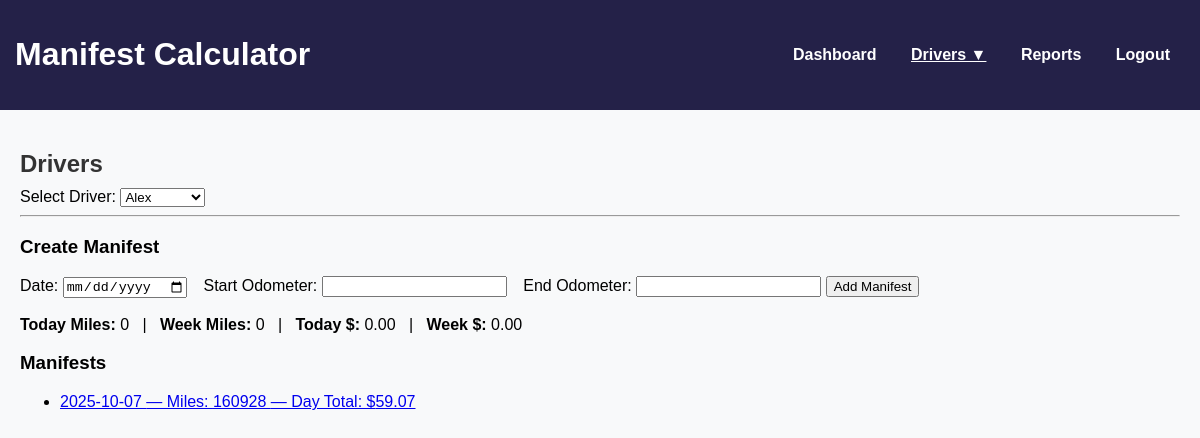
/drivers?driver=3, run on an earlier commit of the app's database.
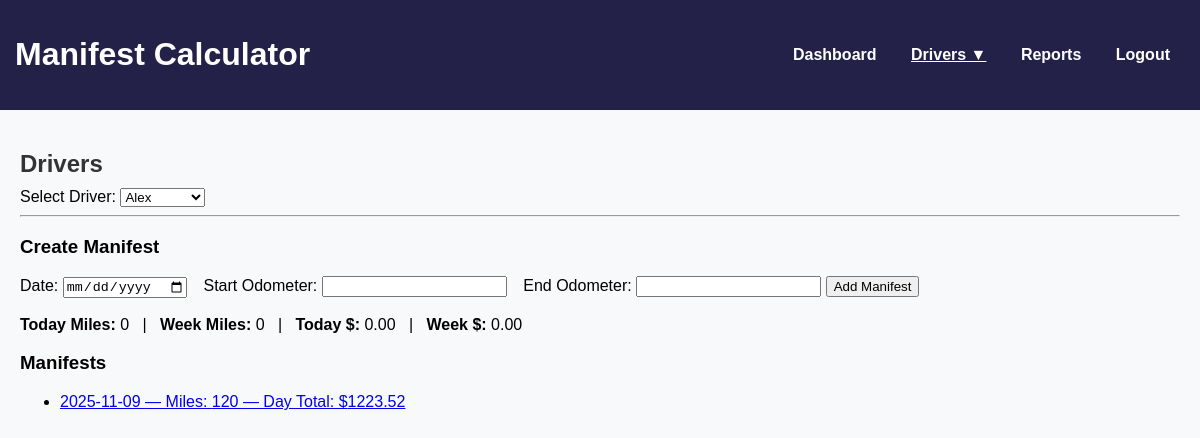
And on a later commit of the database.
### models.py (models this page shows)
class Manifest(db.Model):
    id = db.Column(db.Integer, primary_key=True)
    driver_id = db.Column(db.Integer, db.ForeignKey('driver.id'), nullable=False)
    date = db.Column(db.Date, nullable=False)
    start_odometer = db.Column(db.Integer)
    end_odometer = db.Column(db.Integer)
    total_miles = db.Column(db.Integer)
    day_total = db.Column(db.Float)  # sum of all stops
    driver = db.relationship('Driver', back_populates='manifests')
    stops = db.relationship('Stop', back_populates='manifest', cascade="all, delete-orphan")

### app.py (the view)
@app.route('/drivers', methods=['GET', 'POST'])
def drivers():
    all_drivers = Driver.query.order_by(Driver.name).all()
    selected_driver_id = request.form.get('driver') or request.args.get('driver')
    manifests = []
    totals = {'day_miles': 0, 'week_miles': 0, 'day_total': 0.0, 'week_total': 0.0}
    if selected_driver_id:
        manifests = Manifest.query.filter_by(driver_id=selected_driver_id).order_by(Manifest.date.asc()).all()
        today = datetime.today().date()
        start_of_week = today - timedelta(days=today.weekday())
        daily = [m for m in manifests if m.date == today]
        weekly = [m for m in manifests if start_of_week <= m.date <= today]
        totals['day_miles'] = sum(m.total_miles or 0 for m in daily)
        totals['week_miles'] = sum(m.total_miles or 0 for m in weekly)
        totals['day_total'] = sum(m.day_total or 0 for m in daily)
        totals['week_total'] = sum(m.day_total or 0 for m in weekly)
    return render_template(
        'drivers.html',
        drivers=all_drivers,
        selected_driver_id=selected_driver_id,
        manifests=manifests,
        totals=totals,
        active_page='drivers'
    )

### app.py (called while the page is built)
@app.context_processor
def inject_drivers():
    all_drivers = Driver.query.order_by(Driver.name).all()
    return dict(all_drivers=all_drivers)

### templates/drivers.html (shortened to what this page needs)
{% extends "base.html" %}
{% block content %}
<h2>Drivers</h2>
<form method="POST" action="{{ url_for('drivers') }}">
  <label for="driver">Select Driver:</label>
  <select name="driver" id="driver" onchange="this.form.submit()">
    {% for d in drivers %}
      <option value="{{ d.id }}" {% if selected_driver_id and d.id == selected_driver_id|int %}selected{% endif %}>
        {{ d.name }}
      </option>
    {% endfor %}
  </select>
</form>
{% if selected_driver_id %}
  <hr>
  <h3>Create Manifest</h3>
  <form method="POST" action="{{ url_for('create_manifest') }}">
    <label>Date:</label>
    <input type="date" name="date" required>
    <label style="margin-left:12px;">Start Odometer:</label>
    <input type="number" name="start_odometer" step="1" required>
    <label style="margin-left:12px;">End Odometer:</label>
    <input type="number" name="end_odometer" step="1" required>
    <button type="submit">Add Manifest</button>
  </form>
  <div style="margin-top:18px;">
    <strong>Today Miles:</strong> {{ totals.day_miles }}
    &nbsp;&nbsp;|&nbsp;&nbsp;
    <strong>Week Miles:</strong> {{ totals.week_miles }}
    &nbsp;&nbsp;|&nbsp;&nbsp;
    <strong>Today $:</strong> {{ "%.2f"|format(totals.day_total) }}
    &nbsp;&nbsp;|&nbsp;&nbsp;
    <strong>Week $:</strong> {{ "%.2f"|format(totals.week_total) }}
  </div>
  <h3 style="margin-top:18px;">Manifests</h3>
  <ul>
    {% for m in manifests %}
      <li>
        <a href="{{ url_for('manifest_detail', manifest_id=m.id) }}">
          {{ m.date }} — Miles: {{ m.total_miles }} — Day Total: ${{ "%.2f"|format(m.day_total or 0) }}
        </a>
      </li>
    {% else %}
      <li>No manifests yet.</li>
    {% endfor %}
  </ul>
{% endif %}
{% endblock %}

### templates/base.html (shortened to what this page needs)
<!DOCTYPE html>
<html lang="en">
<head>
  <link rel="stylesheet" href="{{ url_for('static', filename='css/style.css') }}" />
</head>
<body>
  <header>
    <h1>Manifest Calculator</h1>
    <nav>
      <a href="{{ url_for('index') }}" class="{% if active_page=='dashboard' %}active{% endif %}">Dashboard</a>
      <div class="dropdown">
        <a href="#" class="{% if active_page=='drivers' %}active{% endif %}">Drivers ▼</a>
      </div>
      <a href="{{ url_for('reports') }}" class="{% if active_page=='reports' %}active{% endif %}">Reports</a>
      <a href="{{ url_for('logout') }}" class="{% if active_page=='logout' %}active{% endif %}">Logout</a>
    </nav>
  </header>
  <div class="container">
    {% block content %}{% endblock %}
  </div>
</body>
</html>

### static/css/style.css (style rules this page uses)
body { font-family: Arial, sans-serif; margin: 0; background: #f8f9fa; }
header { background: #242148; color: white; padding: 15px; display: flex; justify-content: space-between; align-items: center; }
nav a { color: white; margin: 0 10px; text-decoration: none; font-weight: bold; padding: 5px }
nav a.active { text-decoration: underline; }
.dropdown { position: relative; display: inline-block; }
.dropdown > a { cursor: pointer; padding: 0 5px; }
.container { padding: 20px; }
h2 { margin-bottom: 10px; color: #333; }

What changed in the data, as far as the page shows it:
no longer on this page (row edited): Manifest: date "2025-10-07", total_miles "160928", day_total "59.07"
added Manifest: date "2025-11-09", total_miles "120", day_total "1223.52"
